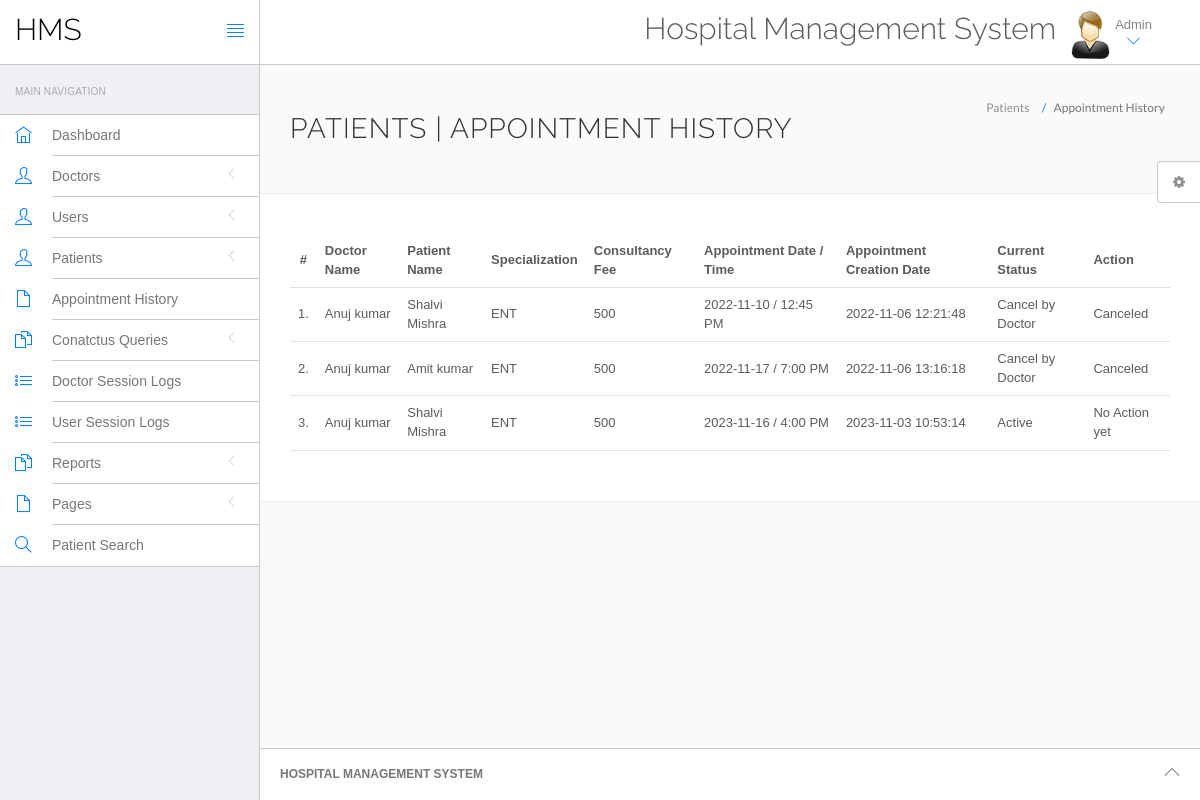
The app's page /hospital/hms/admin/appointment-history.php (signed in) with its own data.
### tables this page shows
CREATE TABLE `appointment` (
  `id` int(11) NOT NULL,
  `doctorSpecialization` varchar(255) DEFAULT NULL,
  `doctorId` int(11) DEFAULT NULL,
  `userId` int(11) DEFAULT NULL,
  `consultancyFees` int(11) DEFAULT NULL,
  `appointmentDate` varchar(255) DEFAULT NULL,
  `appointmentTime` varchar(255) DEFAULT NULL,
  `postingDate` timestamp NULL DEFAULT current_timestamp(),
  `userStatus` int(11) DEFAULT NULL,
  `doctorStatus` int(11) DEFAULT NULL,
  `updationDate` timestamp NULL DEFAULT NULL ON UPDATE current_timestamp()
);

CREATE TABLE `doctors` (
  `id` int(11) NOT NULL,
  `specilization` varchar(255) DEFAULT NULL,
  `doctorName` varchar(255) DEFAULT NULL,
  `address` longtext DEFAULT NULL,
  `docFees` varchar(255) DEFAULT NULL,
  `contactno` bigint(11) DEFAULT NULL,
  `docEmail` varchar(255) DEFAULT NULL,
  `password` varchar(255) DEFAULT NULL,
  `creationDate` timestamp NULL DEFAULT current_timestamp(),
  `updationDate` timestamp NULL DEFAULT NULL ON UPDATE current_timestamp()
);

CREATE TABLE `users` (
  `id` int(11) NOT NULL,
  `fullName` varchar(255) DEFAULT NULL,
  `address` longtext DEFAULT NULL,
  `city` varchar(255) DEFAULT NULL,
  `gender` varchar(255) DEFAULT NULL,
  `email` varchar(255) DEFAULT NULL,
  `password` varchar(255) DEFAULT NULL,
  `regDate` timestamp NULL DEFAULT current_timestamp(),
  `updationDate` timestamp NULL DEFAULT NULL ON UPDATE current_timestamp()
);

### hospital/hms/admin/appointment-history.php (the view, shortened to what this page needs)
<?php
include('include/config.php');
if(strlen($_SESSION['id']==0)) {
 header('location:logout.php');
  } else{
?>
<!DOCTYPE html>
<html lang="en">
	<head>
		<link rel="stylesheet" href="vendor/bootstrap/css/bootstrap.min.css">
		<link rel="stylesheet" href="vendor/fontawesome/css/font-awesome.min.css">
		<link rel="stylesheet" href="vendor/themify-icons/themify-icons.min.css">
		<link href="vendor/animate.css/animate.min.css" rel="stylesheet" media="screen">
		<link href="vendor/perfect-scrollbar/perfect-scrollbar.min.css" rel="stylesheet" media="screen">
		<link href="vendor/switchery/switchery.min.css" rel="stylesheet" media="screen">
		<link href="vendor/bootstrap-touchspin/jquery.bootstrap-touchspin.min.css" rel="stylesheet" media="screen">
		<link href="vendor/select2/select2.min.css" rel="stylesheet" media="screen">
		<link href="vendor/bootstrap-datepicker/bootstrap-datepicker3.standalone.min.css" rel="stylesheet" media="screen">
		<link href="vendor/bootstrap-timepicker/bootstrap-timepicker.min.css" rel="stylesheet" media="screen">
		<link rel="stylesheet" href="assets/css/styles.css">
		<link rel="stylesheet" href="assets/css/plugins.css">
		<link rel="stylesheet" href="assets/css/themes/theme-1.css" id="skin_color" />
	</head>
	<body>
		<div id="app">
<?php include('include/sidebar.php');?>
			<div class="app-content">
					<?php include('include/header.php');?>
				<div class="main-content" >
					<div class="wrap-content container" id="container">
						<section id="page-title">
							<div class="row">
								<div class="col-sm-8">
									<h1 class="mainTitle">Patients  | Appointment History</h1>
																	</div>
								<ol class="breadcrumb">
									<li>
										<span>Patients </span>
									</li>
									<li class="active">
										<span>Appointment History</span>
									</li>
								</ol>
							</div>
						</section>
						<div class="container-fluid container-fullw bg-white">
									<div class="row">
								<div class="col-md-12">
									<table class="table table-hover" id="sample-table-1">
										<thead>
											<tr>
												<th class="center">#</th>
												<th class="hidden-xs">Doctor Name</th>
												<th>Patient Name</th>
												<th>Specialization</th>
												<th>Consultancy Fee</th>
												<th>Appointment Date / Time </th>
												<th>Appointment Creation Date  </th>
												<th>Current Status</th>
												<th>Action</th>
											</tr>
										</thead>
										<tbody>
<?php
$sql=mysqli_query($con,"select doctors.doctorName as docname,users.fullName as pname,appointment.*  from appointment join doctors on doctors.id=appointment.doctorId join users on users.id=appointment.userId ");
$cnt=1;
while($row=mysqli_fetch_array($sql))
{
?>
											<tr>
												<td class="center"><?php echo $cnt;?>.</td>
												<td class="hidden-xs"><?php echo $row['docname'];?></td>
												<td class="hidden-xs"><?php echo $row['pname'];?></td>
												<td><?php echo $row['doctorSpecialization'];?></td>
												<td><?php echo $row['consultancyFees'];?></td>
												<td><?php echo $row['appointmentDate'];?> / <?php echo
												 $row['appointmentTime'];?>
												</td>
												<td><?php echo $row['postingDate'];?></td>
												<td>
<?php if(($row['userStatus']==1) && ($row['doctorStatus']==1))
{
	echo "Active";
}
if(($row['userStatus']==1) && ($row['doctorStatus']==0))
{
	echo "Cancel by Doctor";
}
												?></td>
												<td >
												<div class="visible-md visible-lg hidden-sm hidden-xs">
							<?php if(($row['userStatus']==1) && ($row['doctorStatus']==1))
{
echo "No Action yet";
	 } else {
		echo "Canceled";
		} ?>
												</div>
												</td>
											</tr>
											<?php
$cnt=$cnt+1;
											 }?>
										</tbody>
									</table>
								</div>
							</div>
								</div>
					</div>
				</div>
			</div>
	<?php include('include/footer.php');?>
	<?php include('include/setting.php');?>
		</div>
	</body>
</html>
<?php } ?>

### hospital/hms/admin/include/sidebar.php (shortened to what this page needs)
<div class="sidebar app-aside" id="sidebar">
				<div class="sidebar-container perfect-scrollbar">
<nav>
						<div class="navbar-title">
							<span>Main Navigation</span>
						</div>
						<ul class="main-navigation-menu">
							<li>
								<a href="dashboard.php">
									<div class="item-content">
										<div class="item-media">
											<i class="ti-home"></i>
										</div>
										<div class="item-inner">
											<span class="title"> Dashboard </span>
										</div>
									</div>
								</a>
							</li>
							<li>
								<a href="javascript:void(0)">
									<div class="item-content">
										<div class="item-media">
											<i class="ti-user"></i>
										</div>
										<div class="item-inner">
											<span class="title"> Doctors </span><i class="icon-arrow"></i>
										</div>
									</div>
								</a>
								</li>
				<li>
								<a href="javascript:void(0)">
									<div class="item-content">
										<div class="item-media">
											<i class="ti-user"></i>
										</div>
										<div class="item-inner">
											<span class="title"> Users </span><i class="icon-arrow"></i>
										</div>
									</div>
								</a>
								</li>
								<li>
								<a href="javascript:void(0)">
									<div class="item-content">
										<div class="item-media">
											<i class="ti-user"></i>
										</div>
										<div class="item-inner">
											<span class="title"> Patients </span><i class="icon-arrow"></i>
										</div>
									</div>
								</a>
								</li>
<li>
								<a href="appointment-history.php">
									<div class="item-content">
										<div class="item-media">
											<i class="ti-file"></i>
										</div>
										<div class="item-inner">
											<span class="title"> Appointment History </span>
										</div>
									</div>
								</a>
							</li>
				<li>
								<a href="javascript:void(0)">
									<div class="item-content">
										<div class="item-media">
											<i class="ti-files"></i>
										</div>
										<div class="item-inner">
											<span class="title"> Conatctus Queries </span><i class="icon-arrow"></i>
										</div>
									</div>
								</a>
								</li>
	<li>
								<a href="doctor-logs.php">
									<div class="item-content">
										<div class="item-media">
											<i class="ti-list"></i>
										</div>
										<div class="item-inner">
											<span class="title"> Doctor Session Logs </span>
										</div>
									</div>
								</a>
							</li>
							<li>
								<a href="user-logs.php">
									<div class="item-content">
										<div class="item-media">
											<i class="ti-list"></i>
										</div>
										<div class="item-inner">
											<span class="title"> User Session Logs </span>
										</div>
									</div>
								</a>
							</li>
				<li>
								<a href="javascript:void(0)">
									<div class="item-content">
										<div class="item-media">
											<i class="ti-files"></i>
										</div>
										<div class="item-inner">
											<span class="title"> Reports </span><i class="icon-arrow"></i>
										</div>
									</div>
								</a>
							</li>
				<li>
								<a href="javascript:void(0)">
									<div class="item-content">
										<div class="item-media">
											<i class="ti-file"></i>
										</div>
										<div class="item-inner">
											<span class="title"> Pages </span><i class="icon-arrow"></i>
										</div>
									</div>
								</a>
							</li>
								<li>
								<a href="patient-search.php">
									<div class="item-content">
										<div class="item-media">
											<i class="ti-search"></i>
										</div>
										<div class="item-inner">
											<span class="title"> Patient Search </span>
										</div>
									</div>
								</a>
							</li>
						</ul>
					</nav>
					</div>
			</div>

### hospital/hms/admin/include/header.php (shortened to what this page needs)
<header class="navbar navbar-default navbar-static-top">
					<div class="navbar-header">
						<a class="navbar-brand" href="#">
							<h2 style="padding-top:20%; color:#000 ">HMS</h2>
						</a>
						<a href="#" class="sidebar-toggler pull-right visible-md visible-lg" data-toggle-class="app-sidebar-closed" data-toggle-target="#app">
							<i class="ti-align-justify"></i>
						</a>
					</div>
					<div class="navbar-collapse collapse">
						<ul class="nav navbar-right">
								<li  style="padding-top:2% ">
								<h2>Hospital Management System</h2>
							</li>
							<li class="dropdown current-user">
								<a href class="dropdown-toggle" data-toggle="dropdown">
									<img src="assets/images/images.jpg" > <span class="username">
			Admin
									<i class="ti-angle-down"></i></i></span>
								</a>
							</li>
						</ul>
					</div>
				</header>

### hospital/hms/admin/include/footer.php
<footer>
				<div class="footer-inner">
					<div class="pull-left">
					<span class="text-bold text-uppercase"> Hospital Management System</span>
					</div>
					<div class="pull-right">
						<span class="go-top"><i class="ti-angle-up"></i></span>
					</div>
				</div>
			</footer>

### hospital/hms/admin/include/setting.php (shortened to what this page needs)
<div class="settings panel panel-default hidden-xs hidden-sm" id="settings">
				<button ct-toggle="toggle" data-toggle-class="active" data-toggle-target="#settings" class="btn btn-default">
					<i class="fa fa-spin fa-gear"></i>
				</button>
			</div>

### hospital/hms/admin/assets/css/plugins.css (style rules this page uses)
.perfect-scrollbar { overflow-y: hidden !important; }

### hospital/hms/admin/assets/css/themes/theme-1.css (style rules this page uses)
body { background: #FAFAFA; }
header .navbar-header { background: #ffffff !important; border-right-color: #c8c7cc !important; border-bottom-color: #c8c7cc !important; }
header .navbar-header .sidebar-toggler, header .navbar-header .sidebar-mobile-toggler { color: #007aff !important; }
header .navbar-header .navbar-brand { color: #777 !important; }
header .navbar-collapse { background: #ffffff !important; border-bottom-color: #c8c7cc !important; box-shadow: none !important; }
header .navbar-collapse .navbar-right > li > a { color: #777; }
header .navbar-collapse .navbar-right > li > a i { color: #007aff !important; }
#sidebar { background: #EFEFF4 !important; }
#sidebar:before { border-right-width: "1px" !important; border-right-style: solid; border-right-color: #c8c7cc !important; }
#sidebar nav { border-right-width: "1px" !important; border-right-style: solid; border-right-color: #c8c7cc !important; }
#sidebar nav .navbar-title { color: #aaaaaa; }
#sidebar nav > ul { background: #ffffff !important; border-bottom-color: #c8c7cc !important; border-top-color: #c8c7cc !important; }
#sidebar nav > ul > li > a .item-media > i { color: #007aff !important; }
#sidebar nav > ul > li > a .item-inner { color: #777 !important; border-bottom-color: #c8c7cc; }
#app > footer { background: #ffffff !important; border-top-color: #c8c7cc !important; color: #777; }

### records on screen
appointment: doctorId.doctorName "Anuj kumar", userId.fullName "Shalvi Mishra", doctorSpecialization "ENT", consultancyFees "500", appointmentDate "2022-11-10", appointmentTime "12:45 PM", postingDate "2022-11-06 12:21:48", userStatus "Cancel by Doctor"
appointment: doctorId.doctorName "Anuj kumar", userId.fullName "Amit kumar", doctorSpecialization "ENT", consultancyFees "500", appointmentDate "2022-11-17", appointmentTime "7:00 PM", postingDate "2022-11-06 13:16:18", userStatus "Cancel by Doctor"
appointment: doctorId.doctorName "Anuj kumar", userId.fullName "Shalvi Mishra", doctorSpecialization "ENT", consultancyFees "500", appointmentDate "2023-11-16", appointmentTime "4:00 PM", postingDate "2023-11-03 10:53:14", userStatus "Active"
